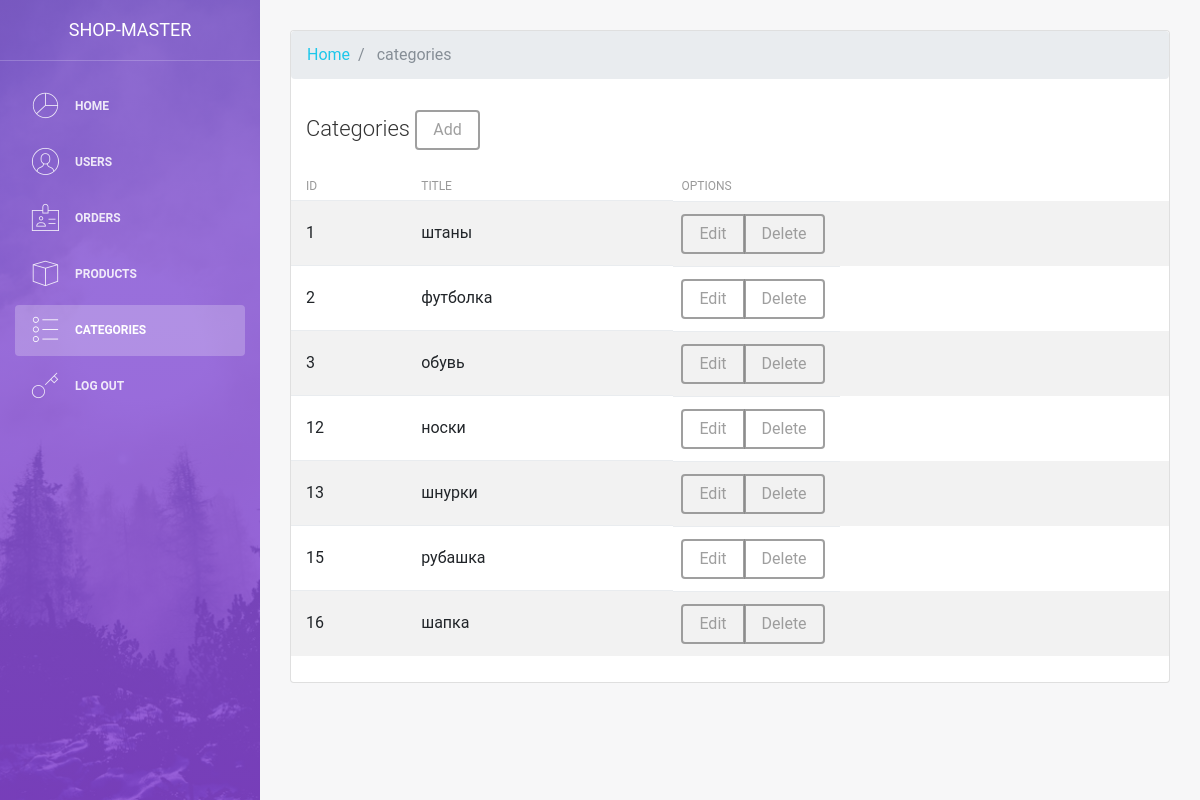
The app's page /admin/categories.php with its own data.
### tables this page shows
CREATE TABLE `categories` (
  `id` int(11) NOT NULL,
  `title` varchar(255) NOT NULL
);

### admin/categories.php (the view)
<?php
include $_SERVER['DOCUMENT_ROOT'] . '/configs/db.php';
$page = "categories";
include $_SERVER['DOCUMENT_ROOT'] . '/admin/parts/header.php';
?>
<div class="main-panel">
    <div class="content">
        <div class="container-fluid">
            <div class="row">
                <div class="col-md-12">
                    <div class="card strpied-tabled-with-hover">
                            <nav aria-label="breadcrumb " >
                              <ol class="breadcrumb">
                                <li class="breadcrumb-item"><a href="index.php">Home</a></li>
                                <li class="breadcrumb-item active" aria-current="page">
                                    <?php echo $page; ?>
                                </li>
                              </ol>
                            </nav>
                        <div class="card-header ">
                            <h4 class="card-title">Categories
                              <a href="modules/categories/add.php" type="button" class="btn btn-secondary">Add</a>
                              </h4>
                        </div>
                        <div class="card-body table-full-width table-responsive">
                            <table class="table table-hover table-striped">
                                <thead>
                                    <th>ID</th>
                                    <th>Title</th>
                                    <th>Options</th>
                                </thead>
                                <tbody>
                                    <?php
                                    $sql = "SELECT * FROM categories";
                                    $result = $conn->query($sql);
                                    while ($row = mysqli_fetch_assoc($result)) {
                                    ?>
                                        <tr>
                                            <td><?php echo $row["id"] ?></td>
                                            <td><?php echo $row["title"] ?></td>
                                            <td>
                                                <div class="btn-group" role="group" aria-label="Basic example">
                                                  <a href="modules/categories/edit.php?id=<?php echo $row["id"] ?>" type="button" class="btn btn-secondary">Edit</a>
                                                  <a  href="modules/categories/delete.php?id=<?php echo $row["id"] ?>" type="button" class="btn btn-secondary">Delete</a>
                                                </div>
                                            </td>
                                        </tr>
                                    <?php
                                    }
                                    ?>
                                </tbody>
                            </table>
                        </div>
                    </div>
                </div>
            </div>
        </div>
    </div>
</div>
<?php
include $_SERVER['DOCUMENT_ROOT'] . '/admin/parts/footer.php';
?>

### admin/parts/header.php (shortened to what this page needs)
<!DOCTYPE html>
<html lang="en">
<head>
    <link rel="stylesheet" href="https://maxcdn.bootstrapcdn.com/font-awesome/latest/css/font-awesome.min.css" />
    <link href="/admin/assets/css/bootstrap.min.css" rel="stylesheet" />
    <link href="/admin/assets/css/light-bootstrap-dashboard.css?v=2.0.0 " rel="stylesheet" />
    <link href="/admin/assets/css/demo.css" rel="stylesheet" />
</head>
<body>
    <div class="wrapper">
        <div class="sidebar" data-image="assets/img/sidebar-5.jpg">
     <div class="sidebar-wrapper">
                <div class="logo">
                    <a href="/admin" class="simple-text">
                        Shop-Master
                    </a>
                </div>
                 <?php include $_SERVER['DOCUMENT_ROOT'] . '/admin/parts/nav.php'; ?>
            </div>
        </div>

### admin/parts/nav.php
 <ul class="nav">
    <li class="nav-item <?php if($page == "home"){ echo 'active'; } ?>">
        <a class="nav-link" href="/admin">
            <i class="nc-icon nc-chart-pie-35"></i>
            <p>Home</p>
        </a>
    </li>
    <li class="nav-item <?php if($page == "users"){ echo 'active'; } ?>">
        <a class="nav-link" href="/admin/users.php">
            <i class="nc-icon nc-circle-09"></i>
            <p>Users</p>
        </a>
    </li>
     <li class="nav-item <?php if($page == "orders"){ echo 'active'; } ?>">
        <a class="nav-link" href="/admin/orders.php">
            <i class="nc-icon nc-badge"></i>
            <p>Orders</p>
        </a>
    </li>
    <li  class="nav-item <?php if($page == "products"){ echo 'active'; } ?>">
        <a class="nav-link" href="/admin/products.php">
            <i class="nc-icon nc-app"></i>
            <p>Products</p>
        </a>
    </li>
    <li  class="nav-item <?php if($page == "categories"){ echo 'active'; } ?>">
        <a class="nav-link" href="/admin/categories.php">
            <i class="nc-icon nc-bullet-list-67"></i>
            <p>Categories</p>
        </a>
    </li>
     <li  class="nav-item <?php if($page == "log out"){ echo 'active'; } ?>">
        <a class="nav-link" href="#">
            <i class="nc-icon nc-key-25"></i>
            <p>Log out</p>
        </a>
    </li>
</ul>

### admin/parts/footer.php (shortened to what this page needs)
    </div>
</body>
</html>

### records on screen
categories: id "1", title "штаны"
categories: id "2", title "футболка"
categories: id "3", title "обувь"
categories: id "12", title "носки"
categories: id "13", title "шнурки"
categories: id "15", title "рубашка"
categories: id "16", title "шапка"

### other values on screen
$page "categories"
